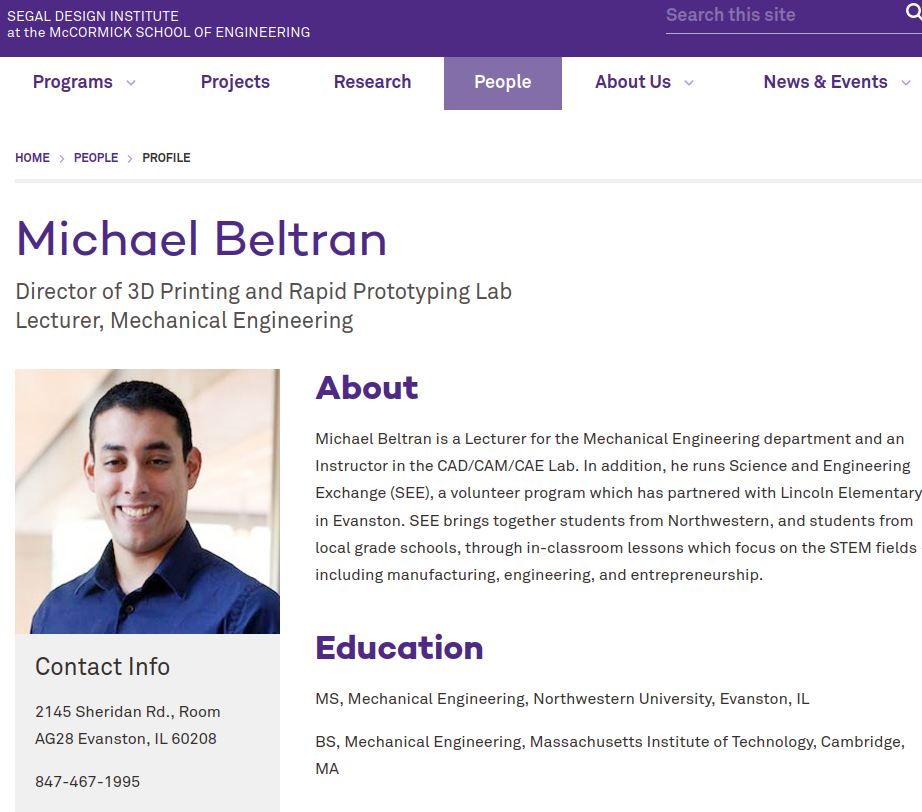
#> input picture ML/facial_detection/beltran.png, 922 x 812 px
$ python main.py beltran.png
#> lines starting #> are read from the running program, lines starting #| are printed output that depends on the picture; after the words box and inside, x2 and y2 are one past the last pixel; in counts of white or black regions, pixels touching at a corner belong together
#!/usr/bin/env python3
import cv2
import sys
import time

assert(len(sys.argv) == 2),'No input given. Please input path to image'
img_path = str(sys.argv[1])

t0 = time.time()

# Load the cascade
print('Analyzing image...')
face_cascade = cv2.CascadeClassifier('face_detector.xml')

# Read the image
img = cv2.imread(img_path)
#> img is the input picture: shape (812, 922, 3); mean B, G, R 230.1, 221.9, 226

# Detect faces
faces = face_cascade.detectMultiScale(img, 1.1, 4)
#> faces = [[74, 410, 127, 127]]

# Draw rectangles around faces
for (x,y,w,h) in faces:
    cv2.rectangle(img,(x,y), (x+w,y+h), (0,0,255), 2)
#> this loop made 1 pass
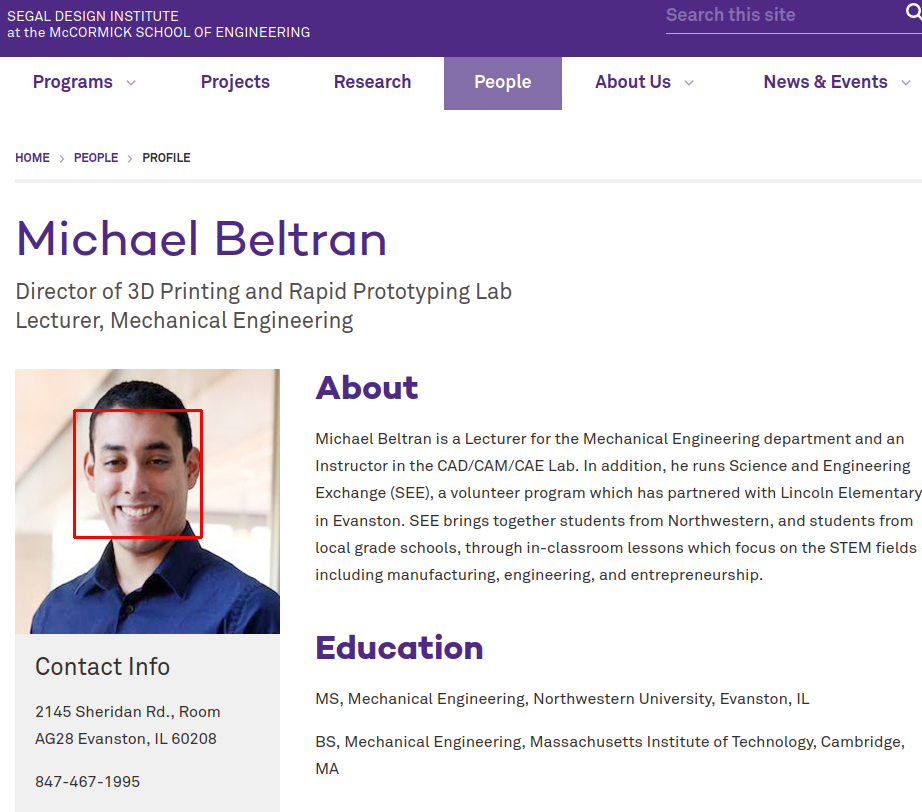
#> img: shape (812, 922, 3); 0.2% of pixels changed, all inside (x1, y1, x2, y2) = (73, 409, 203, 539)

# Save the result
cv2.imwrite('out.png',img)
tf = time.time()
elapsed = tf-t0
print('\nDone. Result saved to out.png')
print('Elapsed time = {:.4f} s'.format(elapsed))
